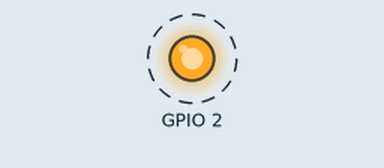
Recording of a sketch running on a simulated ESP8266 (NodeMCU). Shown: output pins drawn as LEDs (lit = HIGH). Dashed ring = blinking. What the sketch prints to the serial monitor is not drawn.

Above: at 0.02 s.
Timing chart, 0 to 3.0 s (numbered marks = the images above):
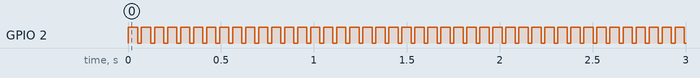

Measured:
- by itself, GPIO 2: alternates HIGH for 0.05 s and LOW for 0.02 s

The sketch:

GetDriverDetails.ino
```cpp
#include <ESP8266WiFi.h>

void setup()
{
  Serial.begin(115200);
  WiFi.mode(WIFI_STA);
  Serial.printf("\r\n\r\nThis Modules ESP Chip ID:\t");
  Serial.print(ESP.getChipId());
  Serial.printf("\r\n\tThis Modules WIFI_STA MAC ADdress:\t");
  Serial.println(WiFi.macAddress());
  pinMode(2, OUTPUT);
}

void loop()
{
  digitalWrite(2, HIGH);
  delay(50);
  digitalWrite(2, LOW);
  delay(20);
}
```
